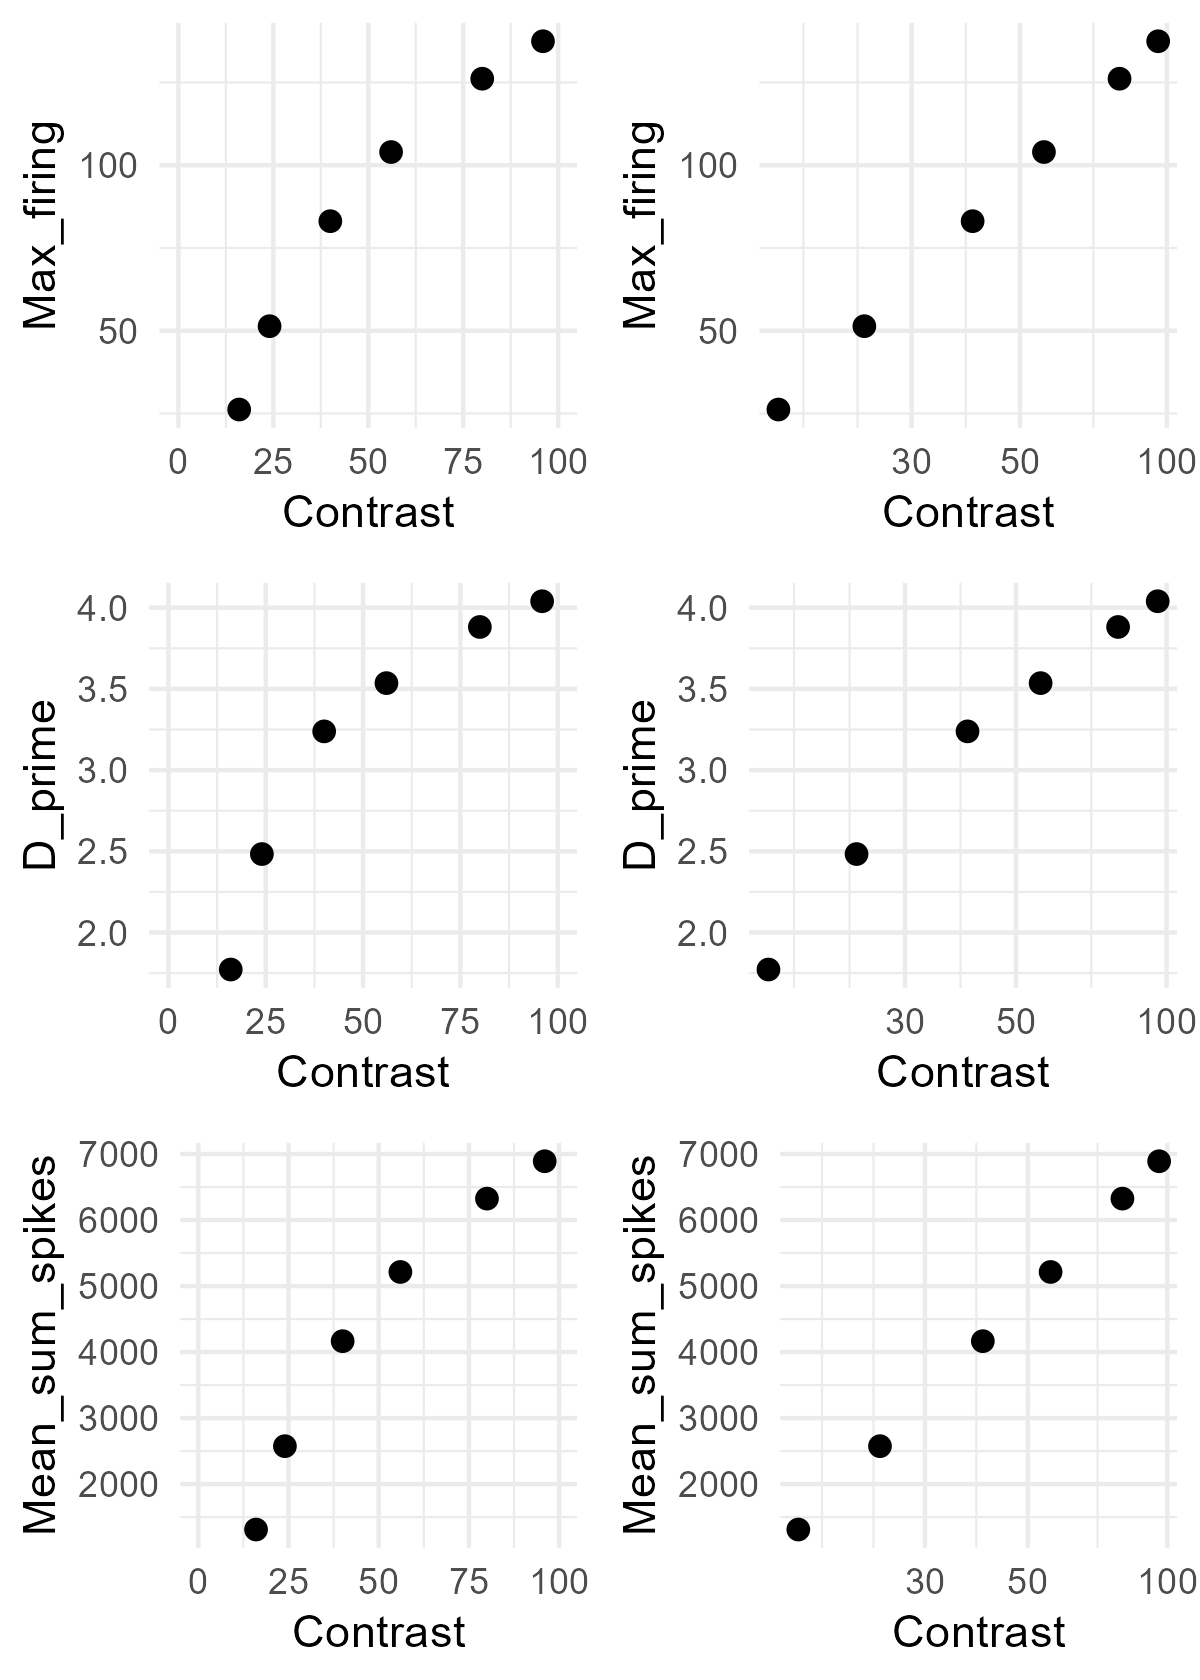

Recreate this plot in R.
# Simulation based on Albrecht & Hamilton (1982, fig. 1G)

library(tidyverse)
library(doParallel)
library(foreach)

Contrast <- c(2, 4, 8, 16, 24, 40, 56, 80, 96)
a <- -146 # fixed at 60 for comparability
b <-  143

Max_firing <- a + b * log10(Contrast)
df_ah <- data.frame(Contrast, Max_firing)
df_ah <- df_ah[df_ah$Max_firing >= 0, ]

g1 <- ggplot(df_ah, aes(x = Contrast, y = Max_firing)) +
  geom_point(size = 2) +
  coord_cartesian(xlim = c(0, 100)) +
  theme_minimal()
g1            

g2 <- ggplot(df_ah, aes(x = Contrast, y = Max_firing)) +
  geom_point(size = 2) +
  scale_x_log10() +
  theme_minimal()
g2 

### Simulation ###
cl <- makeCluster(parallel::detectCores() - 1)
registerDoParallel(cl)

n_neurons <- 180                                               # Number of neurons in the population
orientations <- seq(1, 180, by = 1)                            # Possible orientations (0 to 359 degrees)
preferred_orientations <-  seq(1, 180, length.out = n_neurons) # Preferred orientation of each neuron
max_firing_seq <- df_ah$Max_firing                             # Maximum firing rate of each neuron
contrast <-       df_ah$Contrast
tuning_width    <- 20                                          # Tuning width (standard deviation) of each neuron's response curve
n_trials <- 10000

all_results <- list()

for (max_firing_rate in max_firing_seq) {
  
  cat("Running max firing rate =", max_firing_rate, "\n")
  
  tuning_curves <- matrix(0, nrow = n_neurons, ncol = length(orientations))
  
  for (i in 1:n_neurons) {
    tuning_curves[i, ] <- max_firing_rate * exp(
      -0.5 * (
        pmin(abs(orientations - preferred_orientations[i]),
             180 - abs(orientations - preferred_orientations[i]))^2
      ) / tuning_width^2
    )
  }
  
  # ---- 90 ----
  responses_90 <- foreach(
    i = 1:n_trials,
    .combine = rbind,
    .packages = "stats"
  ) %dopar% {
    
    input_90 <- rnorm(n_trials, 90, 0)
    idx <- round(input_90[i]) + 1
    idx <- pmin(pmax(idx, 1), 180)
    
    mu <- tuning_curves[, idx]
    mu[mu == 0] <- 1e-8
    
    resp <- rnbinom(n_neurons, size = 1000000, mu = mu)
    
    cbind(resp,
          neuron = seq_len(n_neurons),
          stim = 90,
          trial = i,
          maxFR = max_firing_rate)
  }
  
  # ---- 91 ----
  responses_91 <- foreach(
    i = 1:n_trials,
    .combine = rbind,
    .packages = "stats"
  ) %dopar% {
    
    input_91 <- rnorm(n_trials, 91, 0)
    idx <- round(input_91[i]) + 1
    idx <- pmin(pmax(idx, 1), 180)
    
    mu <- tuning_curves[, idx]
    mu[mu == 0] <- 1e-8
    
    resp <- rnbinom(n_neurons, size = 1000000, mu = mu)
    
    cbind(resp,
          neuron = seq_len(n_neurons),
          stim = 91,
          trial = i,
          maxFR = max_firing_rate)
  }
  
  df_tmp <- as.data.frame(rbind(responses_90, responses_91))
  colnames(df_tmp) <- c("Spikes", "Neuron", "Stimulus", "Trial", "Contrast")
  
  all_results[[as.character(max_firing_rate)]] <- df_tmp
}

df <- do.call(rbind, all_results)
df$Contrast <- contrast[match(df$Contrast, max_firing_seq)]

### Visualization ###
df %>%
  group_by(Stimulus, Contrast, Trial) %>%
  summarise(Sum_spikes = sum(Spikes), .groups = "drop") -> df_sum

g3 <- ggplot(df_sum, aes(x = Sum_spikes)) +
  geom_density(alpha = 0.2, linewidth = 1) +
  theme_classic() +
  facet_wrap(. ~ Contrast, scales = "free") +  # axes scale to "free"
  scale_x_continuous(
    breaks = scales::pretty_breaks(n = 3)  # pretty
  ) +
  labs(
    x = "Sum of spikes",
    y = "Density",
    color = "Max firing rate",
    fill =  "Max firing rate"
  )
g3

df_sum %>%
  group_by(Contrast) %>%
  summarise(Mean_sum_spikes = mean(Sum_spikes),
            SD_sum_spikes = sd(Sum_spikes), .groups = "drop") -> df_summary

df_summary %>%
  ggplot(aes(x = Contrast, y = Mean_sum_spikes)) +
  geom_point(size = 2) +
  coord_cartesian(xlim = c(0, 100)) +
  theme_minimal() -> g4
g4

df_summary %>%
  ggplot(aes(x = Contrast, y = Mean_sum_spikes)) +
  geom_point(size = 2) +
  scale_x_log10() +
  theme_minimal() -> g5
g5

df_summary %>%
  ggplot(aes(x = Contrast, y = SD_sum_spikes)) +
  geom_point(size = 2) +
  coord_cartesian(xlim = c(0, 100)) +
  theme_minimal() -> g6
g6

df_summary %>%
  ggplot(aes(x = Contrast, y = SD_sum_spikes)) +
  geom_point(size = 2) +
  scale_x_log10() +
  theme_minimal() -> g7
g7

df %>%
  filter(Neuron %in% c(90, 91)) %>%
  pivot_wider(names_from = Neuron, values_from = Spikes) %>%
  ggplot(aes(x = `90`, y = `91`, color = factor(Stimulus))) +
  geom_point(size = 2, alpha = 0.2) +
  labs(x = "Neuron 90", y = "Neuron 91") +
  coord_cartesian(xlim = c(0, 100), ylim = c(0, 100)) +
  theme_minimal() +
  facet_wrap(. ~ Contrast) -> g8
# g8

# sanity check for fano factor 
df %>%
  group_by(Contrast, Stimulus, Neuron) %>%
  summarise(
    mean_spikes = mean(Spikes),
    var_spikes  = var(Spikes),
    fano = var_spikes / mean_spikes,
    .groups = "drop"
  ) %>%
  filter(mean_spikes > 0) %>%
  group_by(Contrast, Stimulus) %>%
  summarise(
    mean_mean_spikes = mean(mean_spikes, na.rm = TRUE),
    mean_var_spikes = mean(var_spikes),
    mean_fano = mean(fano, na.rm = TRUE), # average across neurons
    sd_fano   = sd(fano, na.rm = TRUE),   # sd across neurons
    .groups = "drop")

### Linear Fisher information ###
df_wide <- df %>%
  pivot_wider(
    id_cols = c(Trial, Contrast, Stimulus),
    names_from = Neuron,
    values_from = Spikes)

df_wide$Stimulus_bin <- ifelse(df_wide$Stimulus == 90, 1, 0)

compute_lfi <- function(data, lambda = 1e-6) {
  
  neurons <- grep("^[0-9]+$", colnames(data), value = TRUE)  
  
  data0 <- data[data$Stimulus_bin == 0, neurons]
  data1 <- data[data$Stimulus_bin == 1, neurons]
  
  mu0 <- colMeans(data0)
  mu1 <- colMeans(data1)
  
  df <- mu1 - mu0
  
  Sigma0 <- cov(data0)
  Sigma1 <- cov(data1)
  Sigma  <- (Sigma0 + Sigma1) / 2
  
  p <- length(neurons)              # 逆行列を安定化させる処理 (ニューロン間の相関を少し弱める)
  Sigma <- Sigma + lambda * diag(p) # Ridge正則化, Tikhonov regularization (小さい固有値を持ち上げる)
  
  I <- as.numeric(t(df) %*% solve(Sigma) %*% df) # LFI
  I_per_neuron <- I / p
  
  return(I_per_neuron)
}

maxFR_values <- sort(unique(df_wide$Contrast))

lfi_results <- data.frame(
  Contrast = numeric(),
  LFI_per_neuron = numeric()
)

for (maxFR in maxFR_values) {
  df_sub <- df_wide[df_wide$Contrast == maxFR, ]
  lfi_value <- compute_lfi(df_sub)
  lfi_results <- rbind(lfi_results,
                       data.frame(Contrast = maxFR,
                                  LFI_per_neuron = lfi_value))
}

lfi_results$Contrast <- contrast
print(lfi_results)

lfi_results %>%
  ggplot(aes(x = Contrast, y = LFI_per_neuron)) +
  geom_point(size = 2) +
  coord_cartesian(xlim = c(0, 100)) +
  theme_minimal() -> g9
g9

### Decoding with logistic regression ###
run_logistic_cv_parallel <- function(data, k = 5, ncores = detectCores() - 1) {
  
  predictors <- grep("^[0-9]+$", colnames(data), value = TRUE)  
  n <- nrow(data)
  
  set.seed(123)
  folds <- sample(rep(1:k, length.out = n))
  
  cl <- makeCluster(ncores)
  registerDoParallel(cl)
  
  acc <- foreach(i = 1:k, .combine = c) %dopar% {
    
    train <- data[folds != i, ]
    test  <- data[folds == i, ]
    
    model <- glm(
      Stimulus_bin ~ .,
      data = train[, c("Stimulus_bin", predictors)],
      family = binomial
    )
    
    prob <- predict(model, newdata = test, type = "response")
    pred <- ifelse(prob > 0.5, 1, 0)
    
    mean(pred == test$Stimulus_bin)
  }
  
  stopCluster(cl)
  
  mean(acc)
}

decoding_results <- data.frame(
  Contrast = numeric(),
  Decoding_accuracy = numeric()
)

for (maxFR in maxFR_values) {
  df_sub <- df_wide[df_wide$Contrast == maxFR, ]
  accuracy <- run_logistic_cv_parallel(df_sub, k = 5, ncores = detectCores() - 1)
  decoding_results <- rbind(decoding_results,
                            data.frame(Contrast = maxFR,
                                       Decoding_accuracy = accuracy))
}

decoding_results <- mutate(decoding_results, D_prime = qnorm(Decoding_accuracy) - qnorm(1 - Decoding_accuracy),
                           Contrast = contrast)
decoding_results

decoding_results %>%
  ggplot(aes(x = Contrast, y = D_prime)) +
  geom_point(size = 2) +
  coord_cartesian(xlim = c(0, 100)) +
  theme_minimal() -> g10
g10

decoding_results %>%
  ggplot(aes(x = Contrast, y = D_prime)) +
  geom_point(size = 2) +
  scale_x_log10() +
  theme_minimal() -> g11
g11

g <- cowplot::plot_grid(g1, g2, g10, g11, g4, g5, nrow = 3)
ggsave("fig_1g.png", g, width = 4, height = 5.6, dpi = 300)
